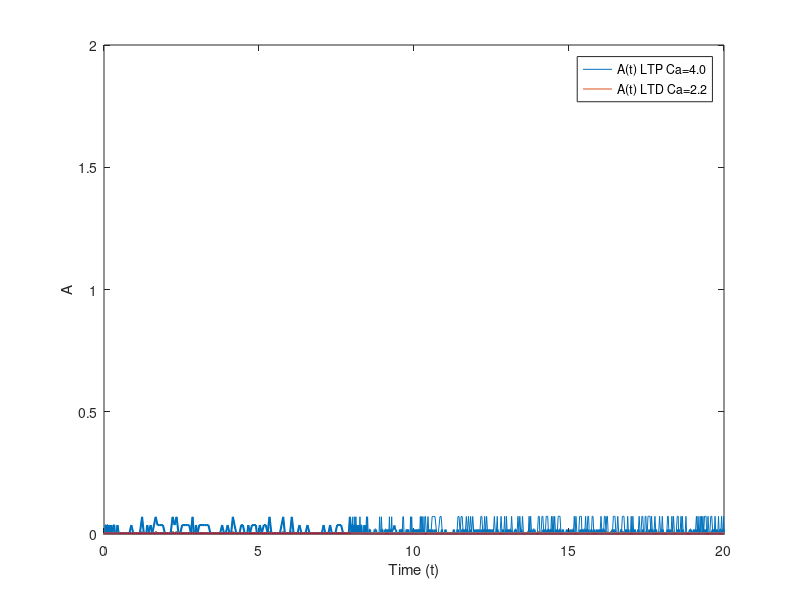

Recreate this plot in MATLAB.
K0=0.5; k1=2; k2=15;k3=1;k4=120;k11=2;k12=15;k13=1;k14=80;Km1=10;Km2=0.3;Km11=10;Km12=1;
Km=4;Ktot=20;Ptot=20;P0=0.5;Ca=0;Ca_basal=0.1;Atot=1;c_1=1;c_2=1;c_3=6;c_4=8;

%pK and P simulation
%pK=X(1),P=X(2)
span = [0 20];

g=@(t,Y,Ca)[k1*((Ktot-Y(1))/(Km1+(Ktot-Y(1))))*Y(1)-((k2*Y(1))/(Km2+Y(1)))*(Y(2)+P0)+k3*K0+(k4*(Ca^4)*(Ktot-Y(1)))/(Km^4+Ca^4);
    (k11*((Ptot-Y(2))/(Km11+(Ptot-Y(2))))*Y(2)-k12*(Y(2)/(Km12+Y(2)))*(Y(1)+K0)+k13*P0+(k14*(Ca^3)/(Km^3+Ca^3))*(Ptot-Y(2)))];

%basal state modeling
Ca1 = @(t) 0.1 + 4 * (t>8)*(t<10);
Ca2=  @(t) 0.1 + 2.2 * (t>8)*(t<10);
h1 = @(t,y) g(t,y,Ca1(t));
h2 = @(t,y) g(t,y,Ca2(t));
bas= @(t,y) g(t,y,Ca_basal);


[t1,X] =ode45(h1,span,[0 0]);
[t2,Y] =ode45(h2,span,[0 0]);
[t3,B] =ode45(bas,span,[0 0]);


%Normalized EPSP(t) = A(t)/A_{basal}
%AMPAR basal
pK=@(t) interp1(t3, B(:,1), t);
P=@(t) interp1(t3, B(:,2), t);
k21=@(t) c_1*pK(t)+c_3;
k22=@(t) c_2*P(t)+c_4;

h1=@(t3,A_basal) k21(t3)*(Atot-A_basal)-k22(t3)*A_basal;
[t3,A_basal] =ode45(h1,span,[0.5 0.5]);


% Create a new figure

% A(t) LTP
pK=@(t) interp1(t1, X(:,1), t);
P=@(t) interp1(t1, X(:,2), t);
k21=@(t) c_1*pK(t)+c_3;
k22=@(t) c_2*P(t)+c_4;
h2=@(t1,AX) k21(t1)*(Atot-AX)-k22(t1)*AX;
[t1,AX] =ode45(h2,span,[0.5 0.5]);


% A(t) LTD
pK=@(t) interp1(t2, Y(:,1), t);
P=@(t) interp1(t2, Y(:,2), t);
k21=@(t) c_1*pK(t)+c_3;
k22=@(t) c_2*P(t)+c_4;
h3=@(t2,AY) k21(t2)*(Atot-AY)-k22(t2)*AY;
[t2,AY] =ode45(h3,span,[0.5 0.5]);



% Add legend and labels
plot(t1,AX/A_basal,t2,AY/A_basal, 'LineWidth', 1.5);
legend('A(t) LTP Ca=4.0', 'A(t) LTD Ca=2.2');
xlabel('Time (t)');
ylabel('A');
ylim([0 2]);












